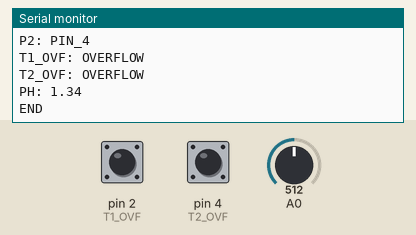
Bench run of a sketch on a simulated Arduino Uno, built with avr-gcc and run on an emulated ATmega328P. On the bench: the last lines printed to the serial monitor. The test bench sets the inputs (shaded band); at power-on: pin 2 (T1_OVF) HIGH, A0 = 512, pin 4 (T2_OVF) HIGH.

Above: at 1.8 s.
1.9 s: pin 2 (T1_OVF) pulled LOW for 1.3 s
4.7 s: A0 set to 716
At 5.9 s:
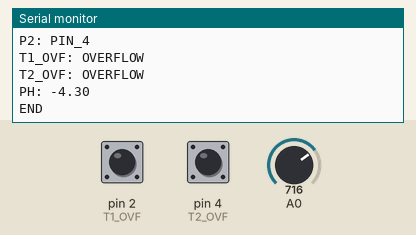
6.2 s: pin 4 (T2_OVF) pulled LOW for 1.3 s
9.0 s: A0 set to 900
At 10.5 s:
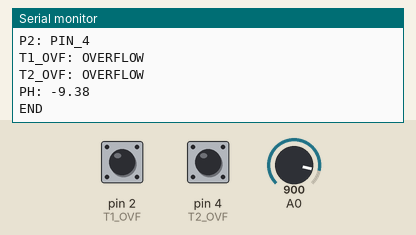
Timing chart, 0 to 11.5 s (numbered marks = the images above; inputs shaded):
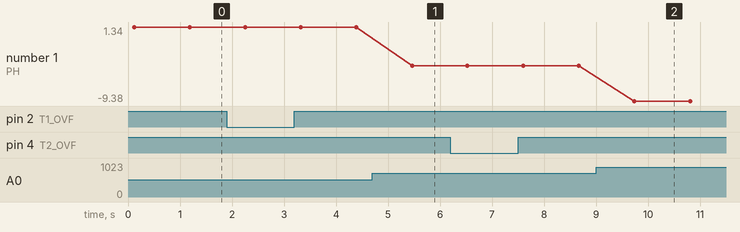

The sketch:

ovf.ino
```cpp
// to use the Atlas gravity circuits with
// the gravity isolator board's pulse output
// uncomment line 8: #define USE_PULSE_OUT
// you can use any pins instead of just the analog ones
// but it must be recalibrated
// note that the isolator's analog output also provides isolation

// #define USE_PULSE_OUT

#include <Wire.h>


#define T1_OVF  2
#define T2_OVF  4


#ifdef USE_PULSE_OUT
#include "ph_iso_grav.h"
Gravity_pH_Isolated pH = Gravity_pH_Isolated(A0);
#else
#include "ph_grav.h"
Gravity_pH pH = Gravity_pH(A0);
#endif


uint8_t user_bytes_received = 0;
const uint8_t bufferlen = 32;
char user_data[bufferlen];

void parse_cmd(char* string) {
  strupr(string);
  if (strcmp(string, "CAL,7") == 0) {
    pH.cal_mid();
  }
  else if (strcmp(string, "CAL,4") == 0) {
    pH.cal_low();
  }
  else if (strcmp(string, "CAL,10") == 0) {
    pH.cal_high();
  }
  else if (strcmp(string, "CAL,CLEAR") == 0) {
    pH.cal_clear();
  }
}

void setup() {
  pinMode(T1_OVF, INPUT_PULLUP);
  pinMode(T2_OVF, INPUT_PULLUP);

  Serial.begin(9600);
  pH.begin();
}

void loop() {

  float phf = pH.read_ph();
  String mmts = "";     // empty string
  mmts.concat(phf);

  Serial.println("BEGIN");
  Serial.println("DEVICE_ID: DUAL_OVF_SENSOR");
  Serial.println("FIRMWARE_VERSION: 001");
  Serial.println("P1: PIN_2");
  Serial.println("P2: PIN_4");


  int val = digitalRead(T1_OVF);  // read input value
  if (val == LOW) {         // check if the input is HIGH (button released)
    Serial.println("T1_OVF: NONE");
  } else {
    Serial.println("T1_OVF: OVERFLOW");
  }


  int val2 = digitalRead(T2_OVF);  // read input value
  if (val2 == LOW) {         // check if the input is HIGH (button released)
    Serial.println("T2_OVF: NONE");
  } else {
    Serial.println("T2_OVF: OVERFLOW");
  }


  Serial.println("PH: " + mmts);
  Serial.println("END");
  delay(1000);
}
```

Measured:
- after the input at 4.7 s, the serial monitor: prints a new line after 0.76 s (image 1)
- after the input at 9.0 s, the serial monitor: prints a new line after 0.74 s (image 2)
- plotted number 1: 1.34 → -4.3 after the input at 4.7 s, -4.3 → -9.38 after the input at 9.0 s
